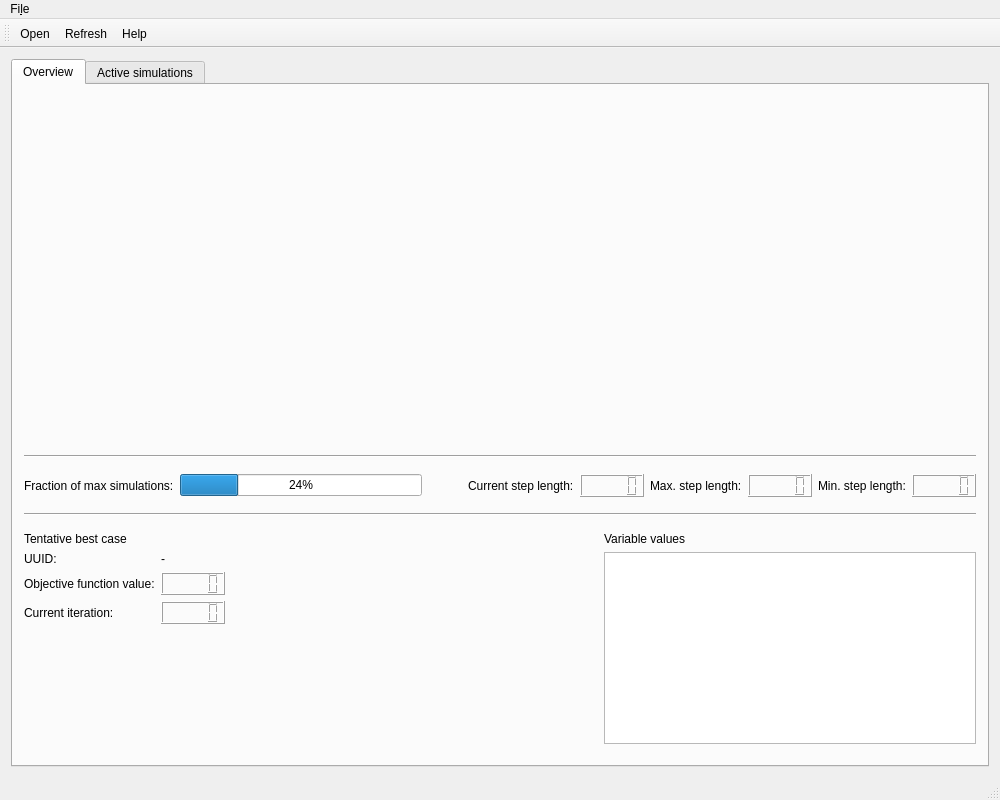
<?xml version="1.0" encoding="UTF-8"?>
<ui version="4.0">
 <class>MainWindow</class>
 <widget class="QMainWindow" name="MainWindow">
  <property name="geometry">
   <rect>
    <x>0</x>
    <y>0</y>
    <width>1000</width>
    <height>800</height>
   </rect>
  </property>
  <property name="windowTitle">
   <string>MainWindow</string>
  </property>
  <widget class="QWidget" name="centralWidget">
   <layout class="QGridLayout" name="gridLayout_2">
    <item row="0" column="0">
     <widget class="QTabWidget" name="tabWidget">
      <property name="sizePolicy">
       <sizepolicy hsizetype="Expanding" vsizetype="Expanding">
        <horstretch>0</horstretch>
        <verstretch>0</verstretch>
       </sizepolicy>
      </property>
      <property name="currentIndex">
       <number>0</number>
      </property>
      <widget class="QWidget" name="overview">
       <property name="sizePolicy">
        <sizepolicy hsizetype="Expanding" vsizetype="Expanding">
         <horstretch>0</horstretch>
         <verstretch>0</verstretch>
        </sizepolicy>
       </property>
       <attribute name="title">
        <string>Overview</string>
       </attribute>
       <layout class="QGridLayout" name="gridLayout">
        <item row="0" column="0">
         <layout class="QVBoxLayout" name="overviewLayout">
          <property name="sizeConstraint">
           <enum>QLayout::SetDefaultConstraint</enum>
          </property>
          <item>
           <layout class="QHBoxLayout" name="plot">
            <item>
             <widget class="QwtPlot" name="objFunPlot">
              <property name="sizePolicy">
               <sizepolicy hsizetype="Expanding" vsizetype="Expanding">
                <horstretch>0</horstretch>
                <verstretch>0</verstretch>
               </sizepolicy>
              </property>
              <property name="autoReplot">
               <bool>false</bool>
              </property>
             </widget>
            </item>
           </layout>
          </item>
          <item>
           <widget class="Line" name="line">
            <property name="orientation">
             <enum>Qt::Horizontal</enum>
            </property>
           </widget>
          </item>
          <item>
           <spacer name="verticalSpacer">
            <property name="orientation">
             <enum>Qt::Vertical</enum>
            </property>
            <property name="sizeType">
             <enum>QSizePolicy::Preferred</enum>
            </property>
            <property name="sizeHint" stdset="0">
             <size>
              <width>20</width>
              <height>10</height>
             </size>
            </property>
           </spacer>
          </item>
          <item>
           <layout class="QHBoxLayout" name="progressBars">
            <item>
             <layout class="QHBoxLayout" name="horizontalLayout_3">
              <item>
               <widget class="QLabel" name="simulations">
                <property name="text">
                 <string>Fraction of max simulations:</string>
                </property>
               </widget>
              </item>
              <item>
               <widget class="QProgressBar" name="progressBarSimulations">
                <property name="sizePolicy">
                 <sizepolicy hsizetype="Expanding" vsizetype="Fixed">
                  <horstretch>0</horstretch>
                  <verstretch>0</verstretch>
                 </sizepolicy>
                </property>
                <property name="baseSize">
                 <size>
                  <width>0</width>
                  <height>0</height>
                 </size>
                </property>
                <property name="value">
                 <number>24</number>
                </property>
               </widget>
              </item>
             </layout>
            </item>
            <item>
             <spacer name="horizontalSpacer">
              <property name="orientation">
               <enum>Qt::Horizontal</enum>
              </property>
              <property name="sizeType">
               <enum>QSizePolicy::Fixed</enum>
              </property>
              <property name="sizeHint" stdset="0">
               <size>
                <width>40</width>
                <height>20</height>
               </size>
              </property>
             </spacer>
            </item>
            <item>
             <layout class="QHBoxLayout" name="horizontalLayout_2">
              <item>
               <widget class="QLabel" name="stepLength">
                <property name="text">
                 <string>Current step length:</string>
                </property>
               </widget>
              </item>
              <item>
               <widget class="QLCDNumber" name="lcdNumberCurStep"/>
              </item>
              <item>
               <widget class="QLabel" name="label_6">
                <property name="text">
                 <string>Max. step length:</string>
                </property>
               </widget>
              </item>
              <item>
               <widget class="QLCDNumber" name="lcdNumberMaxStep"/>
              </item>
              <item>
               <widget class="QLabel" name="label_7">
                <property name="text">
                 <string>Min. step length:</string>
                </property>
               </widget>
              </item>
              <item>
               <widget class="QLCDNumber" name="lcdNumberMinStep"/>
              </item>
             </layout>
            </item>
           </layout>
          </item>
          <item>
           <spacer name="verticalSpacer_2">
            <property name="orientation">
             <enum>Qt::Vertical</enum>
            </property>
            <property name="sizeType">
             <enum>QSizePolicy::Preferred</enum>
            </property>
            <property name="sizeHint" stdset="0">
             <size>
              <width>20</width>
              <height>10</height>
             </size>
            </property>
           </spacer>
          </item>
          <item>
           <widget class="Line" name="line_2">
            <property name="orientation">
             <enum>Qt::Horizontal</enum>
            </property>
           </widget>
          </item>
          <item>
           <spacer name="verticalSpacer_4">
            <property name="orientation">
             <enum>Qt::Vertical</enum>
            </property>
            <property name="sizeType">
             <enum>QSizePolicy::Preferred</enum>
            </property>
            <property name="sizeHint" stdset="0">
             <size>
              <width>20</width>
              <height>10</height>
             </size>
            </property>
           </spacer>
          </item>
          <item>
           <layout class="QHBoxLayout" name="bestCaseData">
            <item>
             <layout class="QFormLayout" name="formLayout">
              <item row="0" column="0">
               <widget class="QLabel" name="label_2">
                <property name="text">
                 <string>Tentative best case</string>
                </property>
                <property name="textFormat">
                 <enum>Qt::AutoText</enum>
                </property>
                <property name="scaledContents">
                 <bool>false</bool>
                </property>
               </widget>
              </item>
              <item row="1" column="0">
               <widget class="QLabel" name="label_3">
                <property name="text">
                 <string>UUID:</string>
                </property>
               </widget>
              </item>
              <item row="2" column="0">
               <widget class="QLabel" name="label_4">
                <property name="text">
                 <string>Objective function value:</string>
                </property>
               </widget>
              </item>
              <item row="3" column="0">
               <widget class="QLabel" name="label_5">
                <property name="text">
                 <string>Current iteration:</string>
                </property>
               </widget>
              </item>
              <item row="1" column="1">
               <widget class="QLabel" name="labelUuid">
                <property name="text">
                 <string>-</string>
                </property>
               </widget>
              </item>
              <item row="2" column="1">
               <widget class="QLCDNumber" name="lcdNumberObjectiveFunctionValue"/>
              </item>
              <item row="3" column="1">
               <widget class="QLCDNumber" name="lcdNumberIterationNumber"/>
              </item>
             </layout>
            </item>
            <item>
             <spacer name="horizontalSpacer_2">
              <property name="orientation">
               <enum>Qt::Horizontal</enum>
              </property>
              <property name="sizeHint" stdset="0">
               <size>
                <width>40</width>
                <height>20</height>
               </size>
              </property>
             </spacer>
            </item>
            <item>
             <layout class="QVBoxLayout" name="bestCaseVariablesLayout">
              <item>
               <widget class="QLabel" name="label">
                <property name="text">
                 <string>Variable values</string>
                </property>
               </widget>
              </item>
              <item>
               <widget class="QTableView" name="tableView">
                <property name="sizePolicy">
                 <sizepolicy hsizetype="Expanding" vsizetype="Fixed">
                  <horstretch>0</horstretch>
                  <verstretch>0</verstretch>
                 </sizepolicy>
                </property>
                <property name="baseSize">
                 <size>
                  <width>100</width>
                  <height>0</height>
                 </size>
                </property>
               </widget>
              </item>
             </layout>
            </item>
           </layout>
          </item>
         </layout>
        </item>
        <item row="1" column="0">
         <spacer name="verticalSpacer_3">
          <property name="orientation">
           <enum>Qt::Vertical</enum>
          </property>
          <property name="sizeType">
           <enum>QSizePolicy::Preferred</enum>
          </property>
          <property name="sizeHint" stdset="0">
           <size>
            <width>20</width>
            <height>10</height>
           </size>
          </property>
         </spacer>
        </item>
       </layout>
      </widget>
      <widget class="QWidget" name="active_sims">
       <attribute name="title">
        <string>Active simulations</string>
       </attribute>
      </widget>
     </widget>
    </item>
   </layout>
  </widget>
  <widget class="QMenuBar" name="menuBar">
   <property name="geometry">
    <rect>
     <x>0</x>
     <y>0</y>
     <width>1000</width>
     <height>20</height>
    </rect>
   </property>
   <widget class="QMenu" name="menuTyping_here">
    <property name="title">
     <string>Fi&amp;le</string>
    </property>
    <addaction name="action_refresh"/>
    <addaction name="action_help"/>
    <addaction name="separator"/>
    <addaction name="actionExit_2"/>
    <addaction name="action_open"/>
   </widget>
   <addaction name="menuTyping_here"/>
  </widget>
  <widget class="QToolBar" name="mainToolBar">
   <attribute name="toolBarArea">
    <enum>TopToolBarArea</enum>
   </attribute>
   <attribute name="toolBarBreak">
    <bool>false</bool>
   </attribute>
   <addaction name="action_open"/>
   <addaction name="action_refresh"/>
   <addaction name="action_help"/>
  </widget>
  <widget class="QStatusBar" name="statusBar"/>
  <action name="action_refresh">
   <property name="text">
    <string>&amp;Refresh</string>
   </property>
  </action>
  <action name="action_help">
   <property name="text">
    <string>&amp;Help</string>
   </property>
  </action>
  <action name="actionExit_2">
   <property name="text">
    <string>&amp;Exit</string>
   </property>
  </action>
  <action name="action_open">
   <property name="text">
    <string>&amp;Open</string>
   </property>
  </action>
 </widget>
 <layoutdefault spacing="6" margin="11"/>
 <customwidgets>
  <customwidget>
   <class>QwtPlot</class>
   <extends>QFrame</extends>
   <header>qwt_plot.h</header>
  </customwidget>
 </customwidgets>
 <resources/>
 <connections/>
</ui>
